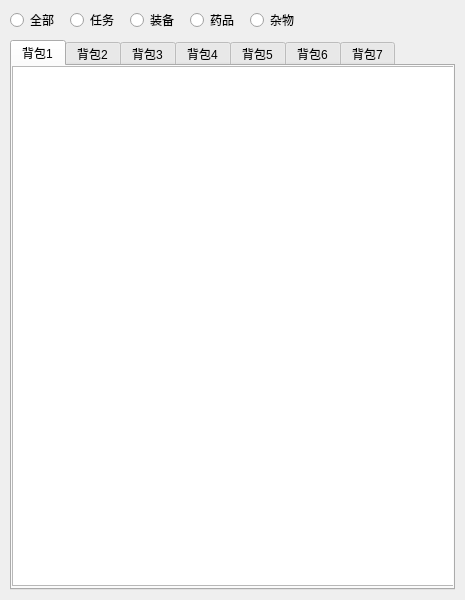
<?xml version="1.0" encoding="UTF-8"?>
<ui version="4.0">
 <class>Bag</class>
 <widget class="QWidget" name="Bag">
  <property name="geometry">
   <rect>
    <x>0</x>
    <y>0</y>
    <width>465</width>
    <height>600</height>
   </rect>
  </property>
  <property name="font">
   <font>
    <family>.AppleSystemUIFont</family>
   </font>
  </property>
  <property name="windowTitle">
   <string>Form</string>
  </property>
  <widget class="QRadioButton" name="sundry">
   <property name="geometry">
    <rect>
     <x>10</x>
     <y>10</y>
     <width>50</width>
     <height>20</height>
    </rect>
   </property>
   <property name="text">
    <string>全部</string>
   </property>
  </widget>
  <widget class="QRadioButton" name="mission">
   <property name="geometry">
    <rect>
     <x>70</x>
     <y>10</y>
     <width>50</width>
     <height>20</height>
    </rect>
   </property>
   <property name="text">
    <string>任务</string>
   </property>
  </widget>
  <widget class="QRadioButton" name="zhuangbei">
   <property name="geometry">
    <rect>
     <x>130</x>
     <y>10</y>
     <width>50</width>
     <height>20</height>
    </rect>
   </property>
   <property name="text">
    <string>装备</string>
   </property>
  </widget>
  <widget class="QRadioButton" name="potion">
   <property name="geometry">
    <rect>
     <x>190</x>
     <y>10</y>
     <width>50</width>
     <height>20</height>
    </rect>
   </property>
   <property name="text">
    <string>药品</string>
   </property>
  </widget>
  <widget class="QRadioButton" name="zawu">
   <property name="geometry">
    <rect>
     <x>250</x>
     <y>10</y>
     <width>50</width>
     <height>20</height>
    </rect>
   </property>
   <property name="text">
    <string>杂物</string>
   </property>
  </widget>
  <widget class="QTabWidget" name="tabWidget">
   <property name="geometry">
    <rect>
     <x>10</x>
     <y>40</y>
     <width>445</width>
     <height>550</height>
    </rect>
   </property>
   <property name="currentIndex">
    <number>0</number>
   </property>
   <widget class="QWidget" name="tab">
    <attribute name="title">
     <string>背包1</string>
    </attribute>
    <widget class="QTableWidget" name="bag1">
     <property name="geometry">
      <rect>
       <x>0</x>
       <y>0</y>
       <width>445</width>
       <height>520</height>
      </rect>
     </property>
    </widget>
   </widget>
   <widget class="QWidget" name="tab_2">
    <attribute name="title">
     <string>背包2</string>
    </attribute>
    <widget class="QTableWidget" name="bag2">
     <property name="geometry">
      <rect>
       <x>0</x>
       <y>0</y>
       <width>400</width>
       <height>520</height>
      </rect>
     </property>
    </widget>
   </widget>
   <widget class="QWidget" name="tab_3">
    <attribute name="title">
     <string>背包3</string>
    </attribute>
    <widget class="QTableWidget" name="bag3">
     <property name="geometry">
      <rect>
       <x>0</x>
       <y>0</y>
       <width>400</width>
       <height>520</height>
      </rect>
     </property>
    </widget>
   </widget>
   <widget class="QWidget" name="tab_4">
    <attribute name="title">
     <string>背包4</string>
    </attribute>
    <widget class="QTableWidget" name="bag4">
     <property name="geometry">
      <rect>
       <x>0</x>
       <y>0</y>
       <width>400</width>
       <height>520</height>
      </rect>
     </property>
    </widget>
   </widget>
   <widget class="QWidget" name="tab_5">
    <attribute name="title">
     <string>背包5</string>
    </attribute>
    <widget class="QTableWidget" name="bag5">
     <property name="geometry">
      <rect>
       <x>0</x>
       <y>0</y>
       <width>400</width>
       <height>520</height>
      </rect>
     </property>
    </widget>
   </widget>
   <widget class="QWidget" name="tab_6">
    <attribute name="title">
     <string>背包6</string>
    </attribute>
    <widget class="QTableWidget" name="bag6">
     <property name="geometry">
      <rect>
       <x>0</x>
       <y>0</y>
       <width>400</width>
       <height>520</height>
      </rect>
     </property>
    </widget>
   </widget>
   <widget class="QWidget" name="tab_7">
    <attribute name="title">
     <string>背包7</string>
    </attribute>
    <widget class="QTableWidget" name="bag7">
     <property name="geometry">
      <rect>
       <x>0</x>
       <y>0</y>
       <width>400</width>
       <height>520</height>
      </rect>
     </property>
    </widget>
   </widget>
  </widget>
 </widget>
 <resources/>
 <connections/>
</ui>
